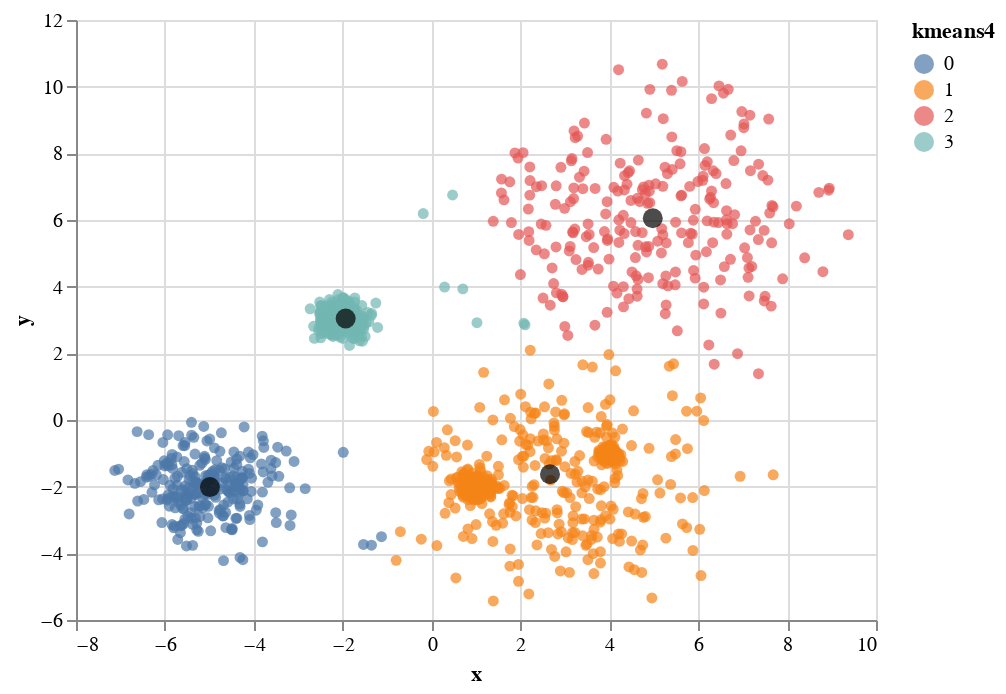

Notebook source saved alongside this figure:
### Markdown cell above
# K-means (Busca centroides de los grupos)

### Code cell
from sklearn.cluster import KMeans

# Buscamos 4 centroides por el analisis que hemos hecho antes
# Do K-means
kmeans = KMeans(n_clusters=4, random_state=0).fit(sintetic[["x", "y"]])

# Save data
sintetic["kmeans4"] = kmeans.labels_
centers = pd.DataFrame(kmeans.cluster_centers_, columns=["x", "y"])

# Plot
points  = alt.Chart(sintetic).mark_circle().encode(x='x', y='y', color="kmeans4:N")
centers = alt.Chart(centers).mark_circle(color='black', size=100).encode(x='x', y='y')
points + centers

### Figure 1 — Vega-Lite specification as saved in the notebook (floating-point values rounded to 4 significant figures; data arrays with more than 128 entries replaced by an {"elided": "..."} marker saying what was removed)
{"config": {"view": {"continuousWidth": 400, "continuousHeight": 300}}, "layer": [{"data": {"name": "data-990bcbe9200fe95180431963d1b5c502"}, "mark": "circle", "encoding": {"color": {"type": "nominal", "field": "kmeans4"}, "x": {"type": "quantitative", "field": "x"}, "y": {"type": "quantitative", "field": "y"}}}, {"data": {"name": "data-2918606d200ea9a5f2eeac3053609059"}, "mark": {"type": "circle", "color": "black", "size": 100}, "encoding": {"x": {"type": "quantitative", "field": "x"}, "y": {"type": "quantitative", "field": "y"}}}], "$schema": "https://vega.github.io/schema/vega-lite/v4.0.2.json", "datasets": {"data-990bcbe9200fe95180431963d1b5c502": {"elided": "1500 records"}, "data-2918606d200ea9a5f2eeac3053609059": [{"x": -4.987, "y": -2.013}, {"x": 2.665, "y": -1.627}, {"x": 4.977, "y": 6.053}, {"x": -1.932, "y": 3.044}]}}
